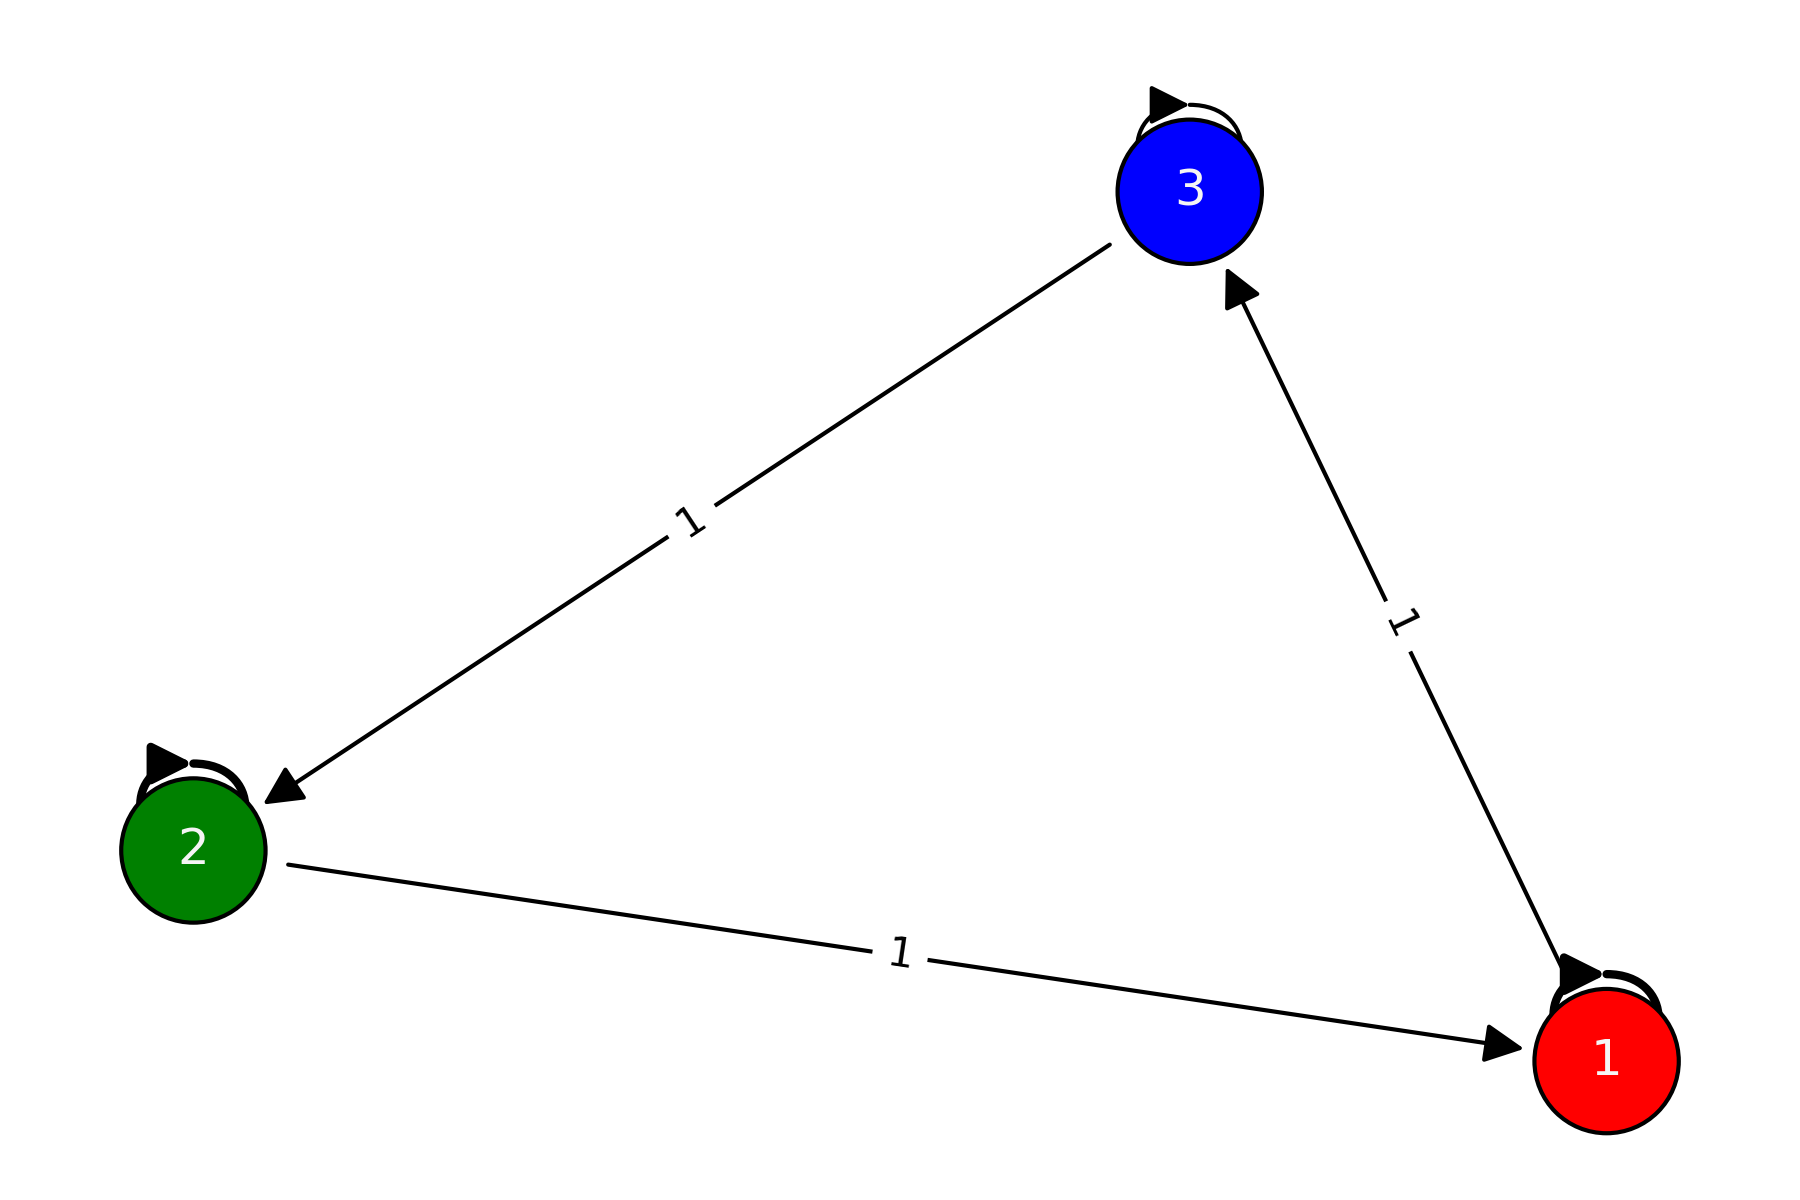

Python code for this plot:
# -*- coding: utf-8 -*-
"""
Created on Thu Jun  2 19:11:27 2022

@author: jgrel
"""

import matplotlib.pyplot as plt
import networkx as nx
import numpy as np



A=np.matrix([[2 ,0 ,1],
             [1, 2 ,0],
             [0, 1 ,1],])




G=nx.from_numpy_matrix(A,create_using=nx.MultiDiGraph())


pos = nx.spring_layout(G)


options = {"edgecolors": "tab:gray", "node_size":1200, "alpha": 1}
nodes=nx.draw_networkx_nodes(G, pos, node_color=["red","green","blue"], **options)
nodes.set_edgecolor('k')

# edges
lista = list(nx.get_edge_attributes(G,'weight').values())
peso = np.array(lista)
nx.draw_networkx_edges(G, pos,width=peso, alpha=1,arrowstyle='-|>',arrowsize=20,min_source_margin=23,min_target_margin=20)

# G.edges(data=True)

#nx.draw(G,node_color='green')

label = {}
label[0] = "1"
label[1] = "2"
label[2] = "3"


edge_labels = dict([((n1, n2), d['weight'])
                    for n1, n2, d in G.edges(data=True)])

nx.draw_networkx_labels(G, pos,label,font_color="whitesmoke")
nx.draw_networkx_edge_labels(
    G, pos,
    edge_labels=edge_labels,
    font_color='k'
)

plt.tight_layout()
plt.axis("off")
plt.savefig('rede.png', dpi=300)
plt.show()